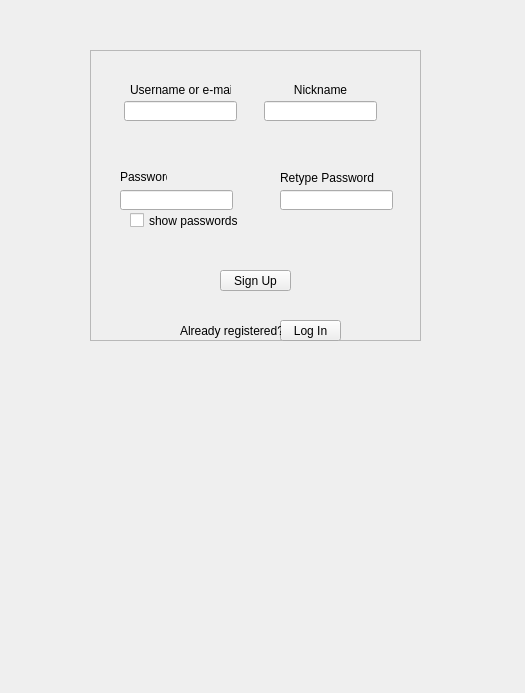
<?xml version="1.0" encoding="UTF-8"?>
<ui version="4.0">
 <class>Record</class>
 <widget class="QWidget" name="Record">
  <property name="geometry">
   <rect>
    <x>0</x>
    <y>0</y>
    <width>525</width>
    <height>693</height>
   </rect>
  </property>
  <property name="windowTitle">
   <string>Registration</string>
  </property>
  <widget class="QFrame" name="signupForm">
   <property name="geometry">
    <rect>
     <x>90</x>
     <y>50</y>
     <width>331</width>
     <height>291</height>
    </rect>
   </property>
   <property name="frameShape">
    <enum>QFrame::StyledPanel</enum>
   </property>
   <property name="frameShadow">
    <enum>QFrame::Raised</enum>
   </property>
   <widget class="QPushButton" name="pushButton_logIn">
    <property name="geometry">
     <rect>
      <x>190</x>
      <y>270</y>
      <width>61</width>
      <height>21</height>
     </rect>
    </property>
    <property name="text">
     <string>Log In</string>
    </property>
   </widget>
   <widget class="QPushButton" name="pushButton_signUp">
    <property name="geometry">
     <rect>
      <x>130</x>
      <y>220</y>
      <width>71</width>
      <height>21</height>
     </rect>
    </property>
    <property name="text">
     <string>Sign Up</string>
    </property>
   </widget>
   <widget class="QLineEdit" name="lineEdit_username">
    <property name="geometry">
     <rect>
      <x>34</x>
      <y>51</y>
      <width>113</width>
      <height>20</height>
     </rect>
    </property>
   </widget>
   <widget class="QLineEdit" name="lineEdit_password">
    <property name="geometry">
     <rect>
      <x>30</x>
      <y>140</y>
      <width>113</width>
      <height>20</height>
     </rect>
    </property>
   </widget>
   <widget class="QLabel" name="label_4">
    <property name="geometry">
     <rect>
      <x>40</x>
      <y>30</y>
      <width>101</width>
      <height>21</height>
     </rect>
    </property>
    <property name="text">
     <string>&lt;html&gt;&lt;head/&gt;&lt;body&gt;&lt;p align=&quot;center&quot;&gt;Username or e-mail&lt;/p&gt;&lt;/body&gt;&lt;/html&gt;</string>
    </property>
   </widget>
   <widget class="QLabel" name="label_5">
    <property name="geometry">
     <rect>
      <x>30</x>
      <y>120</y>
      <width>47</width>
      <height>13</height>
     </rect>
    </property>
    <property name="text">
     <string>Password</string>
    </property>
   </widget>
   <widget class="QLabel" name="label_6">
    <property name="geometry">
     <rect>
      <x>90</x>
      <y>270</y>
      <width>101</width>
      <height>21</height>
     </rect>
    </property>
    <property name="text">
     <string>Already registered?</string>
    </property>
   </widget>
   <widget class="QCheckBox" name="checkBox_2">
    <property name="geometry">
     <rect>
      <x>40</x>
      <y>160</y>
      <width>111</width>
      <height>21</height>
     </rect>
    </property>
    <property name="text">
     <string>show passwords</string>
    </property>
    <property name="checked">
     <bool>false</bool>
    </property>
   </widget>
   <widget class="QLabel" name="label_9">
    <property name="geometry">
     <rect>
      <x>190</x>
      <y>120</y>
      <width>101</width>
      <height>16</height>
     </rect>
    </property>
    <property name="text">
     <string>Retype Password</string>
    </property>
   </widget>
   <widget class="QLineEdit" name="lineEdit_repeat_password">
    <property name="geometry">
     <rect>
      <x>190</x>
      <y>140</y>
      <width>113</width>
      <height>20</height>
     </rect>
    </property>
   </widget>
   <widget class="QLineEdit" name="lineEdit_nickname">
    <property name="geometry">
     <rect>
      <x>174</x>
      <y>51</y>
      <width>113</width>
      <height>20</height>
     </rect>
    </property>
   </widget>
   <widget class="QLabel" name="label_7">
    <property name="geometry">
     <rect>
      <x>180</x>
      <y>30</y>
      <width>101</width>
      <height>21</height>
     </rect>
    </property>
    <property name="text">
     <string>&lt;html&gt;&lt;head/&gt;&lt;body&gt;&lt;p align=&quot;center&quot;&gt;Nickname&lt;/p&gt;&lt;/body&gt;&lt;/html&gt;</string>
    </property>
   </widget>
  </widget>
 </widget>
 <resources/>
 <connections/>
</ui>
